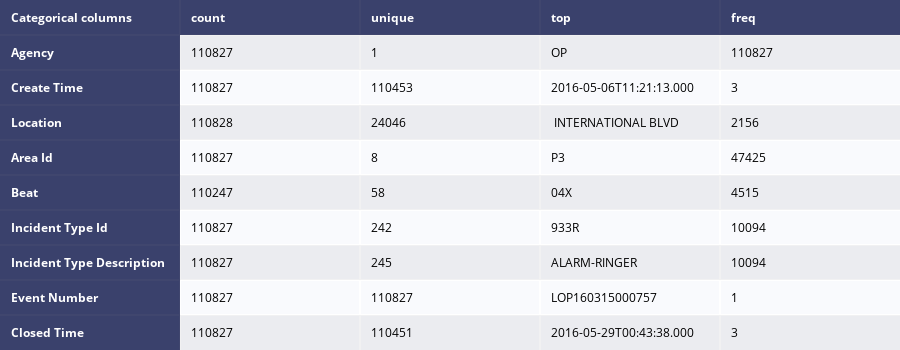

Notebook source saved alongside this figure:
### Code cell
table_cat = ff.create_table(t2016.describe(include=['O']).T, index=True, index_title='Categorical columns')
iplot(table_cat)

### Figure 1 — Plotly figure (JSON) as saved in the notebook; plotly's stock layout.template omitted (floating-point values rounded to 4 significant figures)
{"data": [{"colorscale": [[0, "#00083e"], [0.5, "#ededee"], [1, "#ffffff"]], "hoverinfo": "none", "opacity": 0.75, "showscale": false, "type": "heatmap", "z": [[0, 0, 0, 0, 0], [0, 0.5, 0.5, 0.5, 0.5], [0, 1, 1, 1, 1], [0, 0.5, 0.5, 0.5, 0.5], [0, 1, 1, 1, 1], [0, 0.5, 0.5, 0.5, 0.5], [0, 1, 1, 1, 1], [0, 0.5, 0.5, 0.5, 0.5], [0, 1, 1, 1, 1], [0, 0.5, 0.5, 0.5, 0.5]]}], "layout": {"annotations": [{"align": "left", "font": {"color": "#ffffff"}, "showarrow": false, "text": "<b>Categorical columns</b>", "x": -0.45, "xanchor": "left", "xref": "x", "y": 0, "yref": "y"}, {"align": "left", "font": {"color": "#ffffff"}, "showarrow": false, "text": "<b>count</b>", "x": 0.55, "xanchor": "left", "xref": "x", "y": 0, "yref": "y"}, {"align": "left", "font": {"color": "#ffffff"}, "showarrow": false, "text": "<b>unique</b>", "x": 1.55, "xanchor": "left", "xref": "x", "y": 0, "yref": "y"}, {"align": "left", "font": {"color": "#ffffff"}, "showarrow": false, "text": "<b>top</b>", "x": 2.55, "xanchor": "left", "xref": "x", "y": 0, "yref": "y"}, {"align": "left", "font": {"color": "#ffffff"}, "showarrow": false, "text": "<b>freq</b>", "x": 3.55, "xanchor": "left", "xref": "x", "y": 0, "yref": "y"}, {"align": "left", "font": {"color": "#ffffff"}, "showarrow": false, "text": "<b>Agency</b>", "x": -0.45, "xanchor": "left", "xref": "x", "y": 1, "yref": "y"}, {"align": "left", "font": {"color": "#000000"}, "showarrow": false, "text": "110827", "x": 0.55, "xanchor": "left", "xref": "x", "y": 1, "yref": "y"}, {"align": "left", "font": {"color": "#000000"}, "showarrow": false, "text": "1", "x": 1.55, "xanchor": "left", "xref": "x", "y": 1, "yref": "y"}, {"align": "left", "font": {"color": "#000000"}, "showarrow": false, "text": "OP", "x": 2.55, "xanchor": "left", "xref": "x", "y": 1, "yref": "y"}, {"align": "left", "font": {"color": "#000000"}, "showarrow": false, "text": "110827", "x": 3.55, "xanchor": "left", "xref": "x", "y": 1, "yref": "y"}, {"align": "left", "font": {"color": "#ffffff"}, "showarrow": false, "text": "<b>Create Time</b>", "x": -0.45, "xanchor": "left", "xref": "x", "y": 2, "yref": "y"}, {"align": "left", "font": {"color": "#000000"}, "showarrow": false, "text": "110827", "x": 0.55, "xanchor": "left", "xref": "x", "y": 2, "yref": "y"}, {"align": "left", "font": {"color": "#000000"}, "showarrow": false, "text": "110453", "x": 1.55, "xanchor": "left", "xref": "x", "y": 2, "yref": "y"}, {"align": "left", "font": {"color": "#000000"}, "showarrow": false, "text": "2016-05-06T11:21:13.000", "x": 2.55, "xanchor": "left", "xref": "x", "y": 2, "yref": "y"}, {"align": "left", "font": {"color": "#000000"}, "showarrow": false, "text": "3", "x": 3.55, "xanchor": "left", "xref": "x", "y": 2, "yref": "y"}, {"align": "left", "font": {"color": "#ffffff"}, "showarrow": false, "text": "<b>Location</b>", "x": -0.45, "xanchor": "left", "xref": "x", "y": 3, "yref": "y"}, {"align": "left", "font": {"color": "#000000"}, "showarrow": false, "text": "110828", "x": 0.55, "xanchor": "left", "xref": "x", "y": 3, "yref": "y"}, {"align": "left", "font": {"color": "#000000"}, "showarrow": false, "text": "24046", "x": 1.55, "xanchor": "left", "xref": "x", "y": 3, "yref": "y"}, {"align": "left", "font": {"color": "#000000"}, "showarrow": false, "text": " INTERNATIONAL BLVD    ", "x": 2.55, "xanchor": "left", "xref": "x", "y": 3, "yref": "y"}, {"align": "left", "font": {"color": "#000000"}, "showarrow": false, "text": "2156", "x": 3.55, "xanchor": "left", "xref": "x", "y": 3, "yref": "y"}, {"align": "left", "font": {"color": "#ffffff"}, "showarrow": false, "text": "<b>Area Id</b>", "x": -0.45, "xanchor": "left", "xref": "x", "y": 4, "yref": "y"}, {"align": "left", "font": {"color": "#000000"}, "showarrow": false, "text": "110827", "x": 0.55, "xanchor": "left", "xref": "x", "y": 4, "yref": "y"}, {"align": "left", "font": {"color": "#000000"}, "showarrow": false, "text": "8", "x": 1.55, "xanchor": "left", "xref": "x", "y": 4, "yref": "y"}, {"align": "left", "font": {"color": "#000000"}, "showarrow": false, "text": "P3", "x": 2.55, "xanchor": "left", "xref": "x", "y": 4, "yref": "y"}, {"align": "left", "font": {"color": "#000000"}, "showarrow": false, "text": "47425", "x": 3.55, "xanchor": "left", "xref": "x", "y": 4, "yref": "y"}, {"align": "left", "font": {"color": "#ffffff"}, "showarrow": false, "text": "<b>Beat</b>", "x": -0.45, "xanchor": "left", "xref": "x", "y": 5, "yref": "y"}, {"align": "left", "font": {"color": "#000000"}, "showarrow": false, "text": "110247", "x": 0.55, "xanchor": "left", "xref": "x", "y": 5, "yref": "y"}, {"align": "left", "font": {"color": "#000000"}, "showarrow": false, "text": "58", "x": 1.55, "xanchor": "left", "xref": "x", "y": 5, "yref": "y"}, {"align": "left", "font": {"color": "#000000"}, "showarrow": false, "text": "04X", "x": 2.55, "xanchor": "left", "xref": "x", "y": 5, "yref": "y"}, {"align": "left", "font": {"color": "#000000"}, "showarrow": false, "text": "4515", "x": 3.55, "xanchor": "left", "xref": "x", "y": 5, "yref": "y"}, {"align": "left", "font": {"color": "#ffffff"}, "showarrow": false, "text": "<b>Incident Type Id</b>", "x": -0.45, "xanchor": "left", "xref": "x", "y": 6, "yref": "y"}, {"align": "left", "font": {"color": "#000000"}, "showarrow": false, "text": "110827", "x": 0.55, "xanchor": "left", "xref": "x", "y": 6, "yref": "y"}, {"align": "left", "font": {"color": "#000000"}, "showarrow": false, "text": "242", "x": 1.55, "xanchor": "left", "xref": "x", "y": 6, "yref": "y"}, {"align": "left", "font": {"color": "#000000"}, "showarrow": false, "text": "933R", "x": 2.55, "xanchor": "left", "xref": "x", "y": 6, "yref": "y"}, {"align": "left", "font": {"color": "#000000"}, "showarrow": false, "text": "10094", "x": 3.55, "xanchor": "left", "xref": "x", "y": 6, "yref": "y"}, {"align": "left", "font": {"color": "#ffffff"}, "showarrow": false, "text": "<b>Incident Type Description</b>", "x": -0.45, "xanchor": "left", "xref": "x", "y": 7, "yref": "y"}, {"align": "left", "font": {"color": "#000000"}, "showarrow": false, "text": "110827", "x": 0.55, "xanchor": "left", "xref": "x", "y": 7, "yref": "y"}, {"align": "left", "font": {"color": "#000000"}, "showarrow": false, "text": "245", "x": 1.55, "xanchor": "left", "xref": "x", "y": 7, "yref": "y"}, {"align": "left", "font": {"color": "#000000"}, "showarrow": false, "text": "ALARM-RINGER", "x": 2.55, "xanchor": "left", "xref": "x", "y": 7, "yref": "y"}, {"align": "left", "font": {"color": "#000000"}, "showarrow": false, "text": "10094", "x": 3.55, "xanchor": "left", "xref": "x", "y": 7, "yref": "y"}, {"align": "left", "font": {"color": "#ffffff"}, "showarrow": false, "text": "<b>Event Number</b>", "x": -0.45, "xanchor": "left", "xref": "x", "y": 8, "yref": "y"}, {"align": "left", "font": {"color": "#000000"}, "showarrow": false, "text": "110827", "x": 0.55, "xanchor": "left", "xref": "x", "y": 8, "yref": "y"}, {"align": "left", "font": {"color": "#000000"}, "showarrow": false, "text": "110827", "x": 1.55, "xanchor": "left", "xref": "x", "y": 8, "yref": "y"}, {"align": "left", "font": {"color": "#000000"}, "showarrow": false, "text": "LOP160315000757", "x": 2.55, "xanchor": "left", "xref": "x", "y": 8, "yref": "y"}, {"align": "left", "font": {"color": "#000000"}, "showarrow": false, "text": "1", "x": 3.55, "xanchor": "left", "xref": "x", "y": 8, "yref": "y"}, {"align": "left", "font": {"color": "#ffffff"}, "showarrow": false, "text": "<b>Closed Time</b>", "x": -0.45, "xanchor": "left", "xref": "x", "y": 9, "yref": "y"}, {"align": "left", "font": {"color": "#000000"}, "showarrow": false, "text": "110827", "x": 0.55, "xanchor": "left", "xref": "x", "y": 9, "yref": "y"}, {"align": "left", "font": {"color": "#000000"}, "showarrow": false, "text": "110451", "x": 1.55, "xanchor": "left", "xref": "x", "y": 9, "yref": "y"}, {"align": "left", "font": {"color": "#000000"}, "showarrow": false, "text": "2016-05-29T00:43:38.000", "x": 2.55, "xanchor": "left", "xref": "x", "y": 9, "yref": "y"}, {"align": "left", "font": {"color": "#000000"}, "showarrow": false, "text": "3", "x": 3.55, "xanchor": "left", "xref": "x", "y": 9, "yref": "y"}], "height": 350, "margin": {"b": 0, "l": 0, "r": 0, "t": 0}, "xaxis": {"dtick": 1, "gridwidth": 2, "showticklabels": false, "tick0": -0.5, "ticks": "", "zeroline": false}, "yaxis": {"autorange": "reversed", "dtick": 1, "gridwidth": 2, "showticklabels": false, "tick0": 0.5, "ticks": "", "zeroline": false}}}
